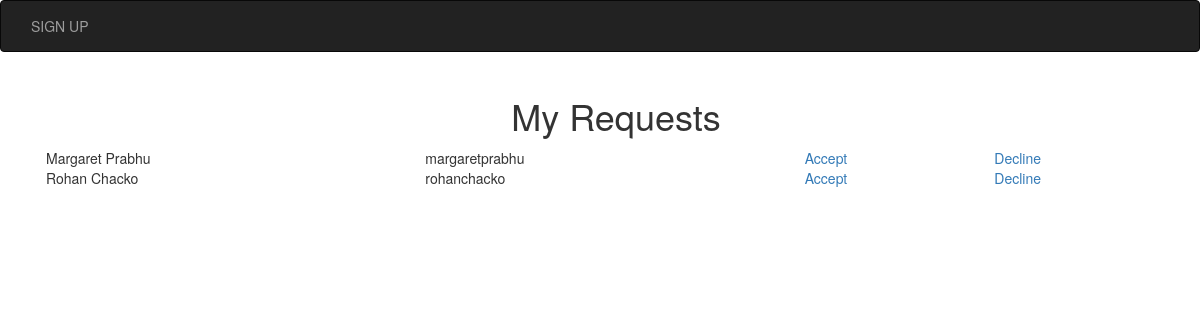
The page /Rohan Chacko/friend_requests (signed in) on the database its author committed.
### models.py (models this page shows, shortened)
class User(UserMixin, db.Model):
    id = db.Column('user_id', db.Integer, primary_key=True, autoincrement=True)
    username = db.Column('username', db.String(64), unique=True, nullable=False)
    name = db.Column('name', db.String(120), unique=False, nullable=False)
    dob = db.Column('date_of_birth', db.DateTime, nullable=False)
    email = db.Column('email', db.String(64), nullable=False, unique=True)
    registration_time = db.Column('registration_time',db.DateTime, default=datetime.utcnow)
    password_hash = db.Column('password_hash',db.String(80), nullable=False)
    remember_me = db.Column('remember_me', db.Boolean, unique=False, default=False)
    profile_picture_filename = db.Column('profile_picture_filename', db.String(64))
    profile_picture_url = db.Column('profile_picture_url', db.String(64))
    followed = db.relationship(
    'User', secondary=followers,
    primaryjoin=(followers.c.follower_id == id),
    secondaryjoin=(followers.c.followed_id == id),
    backref=db.backref('followers', lazy='dynamic'), lazy='dynamic')
    tasks = db.relationship(
        'Task',
        backref=db.backref('user', lazy='joined'),
        cascade="all, delete-orphan",
        passive_deletes=True
    )
    lists = db.relationship(
        'List',
        backref=db.backref('user', lazy='joined'),
        cascade="all, delete-orphan",
        passive_deletes=True
    )

### app.py (the view)
@app.route("/<user_name>/friend_requests", methods=['GET','POST'])
@login_required
def show_friend_requests(user_name):
    received_friend_requests = get_recieved_requests(current_user.id)
    return render_template('friend_requests.html', friendrequests=received_friend_requests, user_name=user_name)

### api/friends.py (called while the page is built)
def get_recieved_requests(user_id):
    received_friend_requests = db.session.query(User).filter(Connection.user_b_id == user_id,
                                                                 Connection.status == "Requested").join(Connection,Connection.user_a_id == User.id).all()
    return received_friend_requests

### app.py (called while the page is built)
@login_manager.user_loader
def load_user(user_id):
    return User.query.get(int(user_id))

### models.py (called while the page is built)
@event.listens_for(engine.Engine, 'connect')
def __set_sqlite_pragma(db_conn, conn_record):
    cursor = db_conn.cursor()
    cursor.execute('PRAGMA foreign_keys=ON;')
    cursor.close()

### templates/friend_requests.html
{% extends 'base.html' %}
{% block content %}
<div class="container">
    <div class="row">
        <div class="col-sm-3"></div>
        <div class="col-sm-6 caption1 align="center"">
            <h1>My Requests</h1>
        </div>
        <div class="col-sm-3"></div>
    </div>
</div>
<div class="container-fluid">
{% if friendrequests %}
{% for user in friendrequests %}
<div class="row">
	<div class="col-sm-4">{{user.name}}</div>
	<div class="col-sm-4">{{user.username}}</div>
    <div class="col-sm-2">
        <a href="/{{user_name}}/accept={{user.id}}">Accept</a>
    </div>
    <div class="col-sm-2">
        <a href="/{{user_name}}/decline={{user.id}}">Decline</a>
    </div>
</div>
{% endfor %}
{% endif %}
</div>
{% endblock %}

### templates/base.html (style rules this page uses)
.caption1 { text-align: center; }
.container { padding: 2px 16px; }

### rows shown on the page
User: name "Margaret Prabhu", username "margaretprabhu"
User: name "Rohan Chacko", username "rohanchacko"
